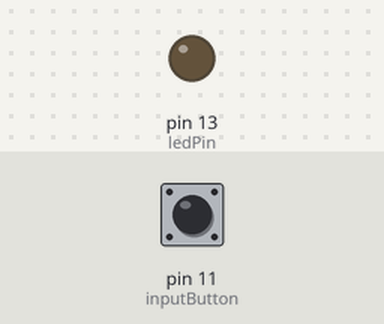
This sketch was run on a simulated Arduino Uno, built with avr-gcc and run on an emulated ATmega328P. Shown: output pins drawn as LEDs (lit = HIGH). The test bench sets the inputs (shaded band); at power-on: pin 11 (inputButton) LOW.

Above: at 1.2 s.
1.3 s: pin 11 (inputButton) pulled HIGH for 0.15 s
At 1.4 s:
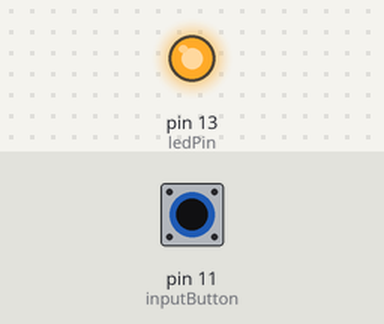
3.0 s: pin 11 (inputButton) pulled HIGH for 3.2 s
At 7.1 s:
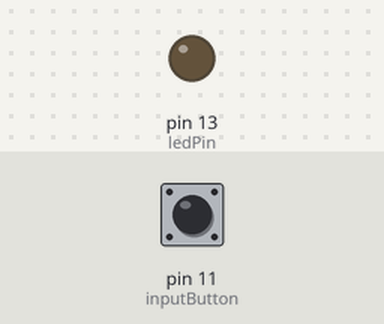
Timing chart, 0 to 8.6 s (numbered marks = the images above; inputs shaded):
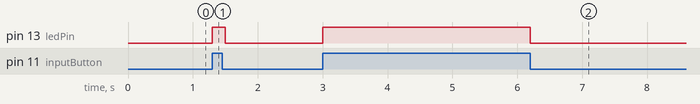

Measured:
- after the input at 1.3 s, pin 13 (ledPin): LOW → HIGH at once, → LOW 0.20 s later
- after the input at 3.0 s, pin 13 (ledPin): LOW → HIGH at once, → LOW 3.2 s later

The sketch:

simpleSwitch.ino
```cpp
int ledPin = 13;
int inputButton = 11;
void setup() {
  pinMode(ledPin, OUTPUT);
  pinMode(inputButton, INPUT);
}

void loop() {
  int val = digitalRead(inputButton);
  if(val == true){
    digitalWrite(ledPin, HIGH);
  } else {
    digitalWrite(ledPin, LOW);
  }
  delay(100);
}
```
